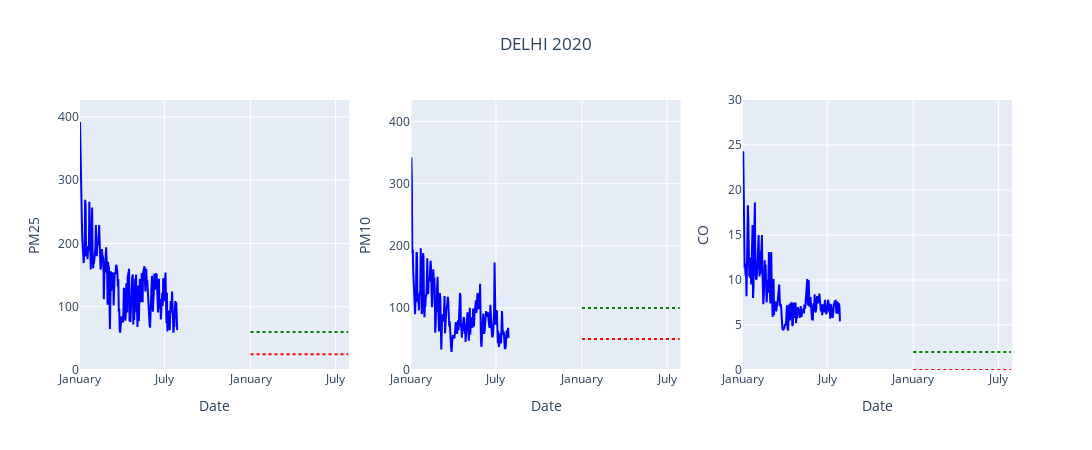

Source (notebook cell):
### Code cell
fig = make_subplots(
rows=1, cols=3,
#subplot_titles=imp_pollutant,
vertical_spacing=0.05
)
for m,i in enumerate(imp_pollutant):
    dfd=df_delhi[df_delhi['Specie'].isin([i])]
    #fig.add_trace(go.Scatter(x=dfd['Date_x'],y=dfd['median_x'],line_color='blue'),row=1,col=m+1)
    fig.add_trace(go.Scatter(x=dfd['Date_x'],y=dfd['median_y'],line_color='blue'),row=1,col=m+1)
    fig.update_xaxes(tickformat="%B",row=1,col=m+1)
    fig.add_shape(go.layout.Shape(type="line", x0=start, y0=pollutant_who[i], x1=end, y1=pollutant_who[i],
                                  line=dict(color='red', width=2,dash='dot'),),row=1,col=m+1)
    fig.add_shape(go.layout.Shape(type="line", x0=start, y0=pollutant_naaqs[i], x1=end, y1=pollutant_naaqs[i],
                                  line=dict(color='green', width=2,dash='dot'),),row=1,col=m+1)
    fig.update_yaxes(title=i.upper(),range=[0,dfd['median_x'].max() +dfd['median_x'].mean()/10], row=1, col=m+1)
    fig.update_xaxes(title_text="Date", row=1, col=m+1)
fig.update_layout(title='DELHI 2020',title_x=0.5,height=450,width=1300,showlegend=False)
fig.show()
fig.write_image(f'images/19vs20_20_delhi.png')
py.plot(fig, filename='19vs20_delhi20',auto_open=True)

### Figure 1 — Plotly figure (JSON) as saved in the notebook; plotly's stock layout.template omitted (floating-point values rounded to 4 significant figures; data arrays with more than 128 entries replaced by an {"elided": "..."} marker saying what was removed)
{"data": [{"line": {"color": "blue"}, "type": "scatter", "x": {"elided": "208 str values"}, "xaxis": "x", "y": {"elided": "208 int values"}, "yaxis": "y"}, {"line": {"color": "blue"}, "type": "scatter", "x": {"elided": "208 str values"}, "xaxis": "x2", "y": {"elided": "208 int values"}, "yaxis": "y2"}, {"line": {"color": "blue"}, "type": "scatter", "x": {"elided": "208 str values"}, "xaxis": "x3", "y": {"elided": "208 float values"}, "yaxis": "y3"}], "layout": {"height": 450, "shapes": [{"line": {"color": "red", "dash": "dot", "width": 2}, "type": "line", "x0": "2020-01-01", "x1": "2020-07-28", "xref": "x", "y0": 25, "y1": 25, "yref": "y"}, {"line": {"color": "green", "dash": "dot", "width": 2}, "type": "line", "x0": "2020-01-01", "x1": "2020-07-28", "xref": "x", "y0": 60, "y1": 60, "yref": "y"}, {"line": {"color": "red", "dash": "dot", "width": 2}, "type": "line", "x0": "2020-01-01", "x1": "2020-07-28", "xref": "x2", "y0": 50, "y1": 50, "yref": "y2"}, {"line": {"color": "green", "dash": "dot", "width": 2}, "type": "line", "x0": "2020-01-01", "x1": "2020-07-28", "xref": "x2", "y0": 100, "y1": 100, "yref": "y2"}, {"line": {"color": "red", "dash": "dot", "width": 2}, "type": "line", "x0": "2020-01-01", "x1": "2020-07-28", "xref": "x3", "y0": 0, "y1": 0, "yref": "y3"}, {"line": {"color": "green", "dash": "dot", "width": 2}, "type": "line", "x0": "2020-01-01", "x1": "2020-07-28", "xref": "x3", "y0": 2, "y1": 2, "yref": "y3"}], "showlegend": false, "title": {"text": "DELHI 2020", "x": 0.5}, "width": 1300, "xaxis": {"anchor": "y", "domain": [0, 0.2889], "tickformat": "%B", "title": {"text": "Date"}}, "xaxis2": {"anchor": "y2", "domain": [0.3556, 0.6444], "tickformat": "%B", "title": {"text": "Date"}}, "xaxis3": {"anchor": "y3", "domain": [0.7111, 1], "tickformat": "%B", "title": {"text": "Date"}}, "yaxis": {"anchor": "x", "domain": [0, 1], "range": [0, 426.7], "title": {"text": "PM25"}}, "yaxis2": {"anchor": "x2", "domain": [0, 1], "range": [0, 434.7], "title": {"text": "PM10"}}, "yaxis3": {"anchor": "x3", "domain": [0, 1], "range": [0, 30.0], "title": {"text": "CO"}}}}
